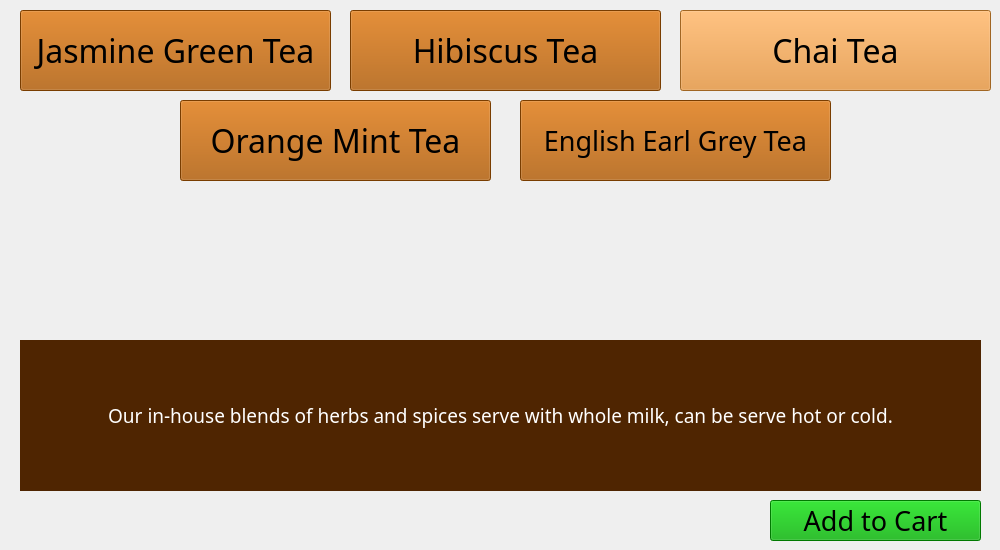
      <widget class="QWidget" name="coffee3_matchaLatte_2">
       <widget class="QPushButton" name="pushButton_tea3to5">
        <property name="geometry">
         <rect>
          <x>520</x>
          <y>100</y>
          <width>311</width>
          <height>81</height>
         </rect>
        </property>
        <property name="font">
         <font>
          <family>Bernard MT Condensed</family>
          <pointsize>20</pointsize>
         </font>
        </property>
        <property name="styleSheet">
         <string notr="true">background-color: rgb(170, 85, 0);</string>
        </property>
        <property name="text">
         <string>English Earl Grey Tea</string>
        </property>
       </widget>
       <widget class="QPushButton" name="pushButton_tea3to1">
        <property name="geometry">
         <rect>
          <x>20</x>
          <y>10</y>
          <width>311</width>
          <height>81</height>
         </rect>
        </property>
        <property name="font">
         <font>
          <family>Bernard MT Condensed</family>
          <pointsize>24</pointsize>
         </font>
        </property>
        <property name="styleSheet">
         <string notr="true">background-color: rgb(170, 85, 0);</string>
        </property>
        <property name="text">
         <string>Jasmine Green Tea</string>
        </property>
       </widget>
       <widget class="QPushButton" name="pushButton_tea3to4">
        <property name="geometry">
         <rect>
          <x>180</x>
          <y>100</y>
          <width>311</width>
          <height>81</height>
         </rect>
        </property>
        <property name="font">
         <font>
          <family>Bernard MT Condensed</family>
          <pointsize>24</pointsize>
         </font>
        </property>
        <property name="styleSheet">
         <string notr="true">background-color: rgb(170, 85, 0);</string>
        </property>
        <property name="text">
         <string>Orange Mint Tea</string>
        </property>
       </widget>
       <widget class="QPushButton" name="pushButton_coffeeToModify_43">
        <property name="geometry">
         <rect>
          <x>680</x>
          <y>10</y>
          <width>311</width>
          <height>81</height>
         </rect>
        </property>
        <property name="font">
         <font>
          <family>Bernard MT Condensed</family>
          <pointsize>24</pointsize>
         </font>
        </property>
        <property name="styleSheet">
         <string notr="true">background-color: rgb(226, 143, 49);</string>
        </property>
        <property name="text">
         <string>Chai Tea</string>
        </property>
       </widget>
       <widget class="QPushButton" name="pushButton_tea3to2">
        <property name="geometry">
         <rect>
          <x>350</x>
          <y>10</y>
          <width>311</width>
          <height>81</height>
         </rect>
        </property>
        <property name="font">
         <font>
          <family>Bernard MT Condensed</family>
          <pointsize>24</pointsize>
         </font>
        </property>
        <property name="styleSheet">
         <string notr="true">background-color: rgb(170, 85, 0);</string>
        </property>
        <property name="text">
         <string>Hibiscus Tea</string>
        </property>
       </widget>
       <widget class="QPushButton" name="pushButton_tea3ToCart">
        <property name="geometry">
         <rect>
          <x>770</x>
          <y>500</y>
          <width>211</width>
          <height>41</height>
         </rect>
        </property>
        <property name="font">
         <font>
          <family>Bernard MT Condensed</family>
          <pointsize>20</pointsize>
         </font>
        </property>
        <property name="styleSheet">
         <string notr="true">background-color: rgb(0, 170, 0);
color: rgb(0, 0, 0);</string>
        </property>
        <property name="text">
         <string>Add to Cart</string>
        </property>
       </widget>
       <widget class="QLabel" name="label_30">
        <property name="geometry">
         <rect>
          <x>20</x>
          <y>340</y>
          <width>961</width>
          <height>151</height>
         </rect>
        </property>
        <property name="font">
         <font>
          <family>Bernard MT Condensed</family>
          <pointsize>14</pointsize>
         </font>
        </property>
        <property name="styleSheet">
         <string notr="true">background-color: rgb(79, 37, 1);
color: rgb(255, 255, 255);</string>
        </property>
        <property name="text">
         <string>Our in-house blends of herbs and spices serve with whole milk, can be serve hot or cold.</string>
        </property>
        <property name="alignment">
         <set>Qt::AlignCenter</set>
        </property>
       </widget>
      </widget>
